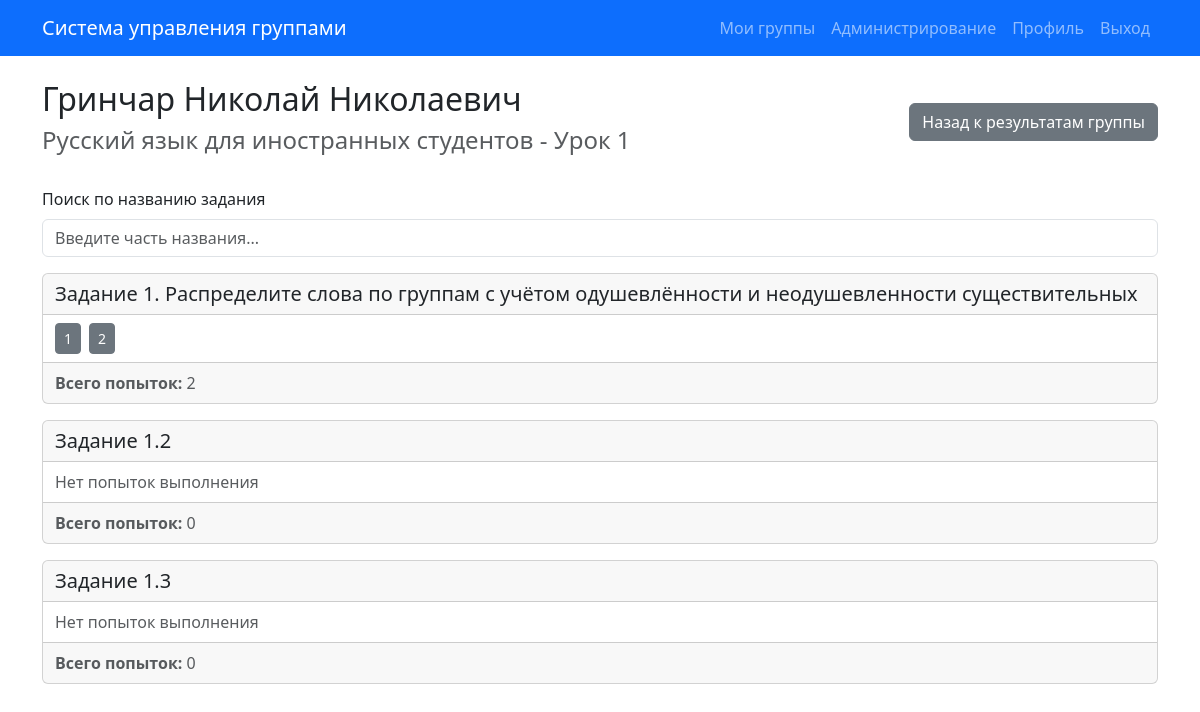
/student-lesson-results/1/1/ (signed in), run on an earlier commit of the app's database.
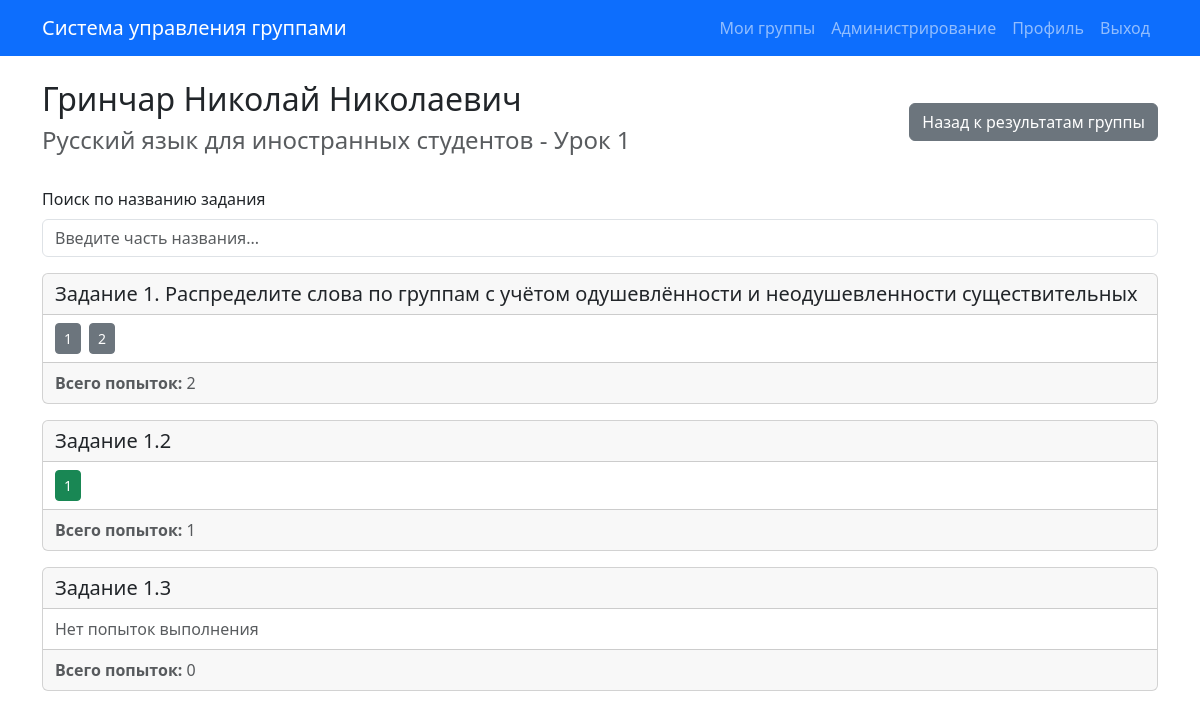
And on a later commit of the database.
### students/models.py (models this page shows)
class Student(models.Model):
    last_name = models.CharField(
        max_length=150,
        verbose_name='Фамилия'
    )
    first_name = models.CharField(
        max_length=150,
        verbose_name='Имя'
    )
    middle_name = models.CharField(
        max_length=150,
        verbose_name='Отчество',
        blank=True,
        null=True
    )
    code = models.CharField(
        max_length=50,
        unique=True,
        verbose_name='Код'
    )
    sid = models.CharField(
        max_length=100,
        unique=True,
        null=True,
        blank=True,
        verbose_name='ID во внешней системе',
    )
    group = models.ForeignKey(
        Group,
        on_delete=models.SET_NULL,
        null=True,
        blank=True,
        verbose_name='Группа',
        related_name='students'
    )
    class Meta:
        verbose_name = 'Студент'
        verbose_name_plural = 'Студенты'
        db_table = 'students_student'
        ordering = ['last_name', 'first_name']
    def __str__(self):
        parts = [self.last_name, self.first_name, self.middle_name]
        return ' '.join(filter(None, parts)) or self.code

### courses/models.py (models this page shows, shortened)
class Lesson(models.Model):
    name = models.CharField(
        max_length=200,
        verbose_name='Название'
    )
    course = models.ForeignKey(
        Course,
        on_delete=models.CASCADE,
        verbose_name='Курс',
        related_name='lessons'
    )
    position = models.PositiveIntegerField(
        default=0,
        verbose_name='Позиция'
    )
    class Meta:
        verbose_name = 'Урок'
        verbose_name_plural = 'Уроки'
        db_table = 'courses_lesson'
        ordering = ['course', 'position', 'name']
        unique_together = [['course', 'position']]

class Course(models.Model):
    name = models.CharField(
        max_length=200,
        verbose_name='Название'
    )
    class Meta:
        verbose_name = 'Курс'
        verbose_name_plural = 'Курсы'
        db_table = 'courses_course'
        ordering = ['name']

class Task(models.Model):
    name = models.CharField(
        max_length=200,
        verbose_name='Название'
    )
    code = models.CharField(
        max_length=100,
        verbose_name='Код',
        blank=True
    )
    lesson = models.ForeignKey(
        Lesson,
        on_delete=models.CASCADE,
        verbose_name='Урок',
        related_name='tasks'
    )
    position = models.PositiveIntegerField(
        default=0,
        verbose_name='Позиция'
    )
    class Meta:
        verbose_name = 'Задание'
        verbose_name_plural = 'Задания'
        db_table = 'courses_task'
        ordering = ['lesson', 'position', 'name']
        unique_together = [['lesson', 'position']]

class TaskAttempt(models.Model):
    student = models.ForeignKey(
        Student,
        on_delete=models.PROTECT,
        verbose_name='Студент',
        related_name='task_attempts'
    )
    task = models.ForeignKey(
        Task,
        on_delete=models.CASCADE,
        verbose_name='Задание',
        related_name='attempts'
    )
    datetime = models.DateTimeField(
        verbose_name='Дата и время попытки'
    )
    is_completed = models.BooleanField(
        default=False,
        verbose_name='Успешна ли попытка'
    )
    score = models.DecimalField(
        max_digits=10,
        decimal_places=2,
        null=True,
        blank=True,
        verbose_name='Баллы'
    )
    score_percent = models.DecimalField(
        max_digits=5,
        decimal_places=2,
        null=True,
        blank=True,
        verbose_name='Баллы (%)'
    )
    results = models.TextField(
        blank=True,
        verbose_name='Подробный результат'
    )
    class Meta:
        verbose_name = 'Попытка выполнения задания'
        verbose_name_plural = 'Попытки выполнения заданий'
        db_table = 'courses_task_attempt'
        ordering = ['-datetime', 'student']

### students/views.py (the view)
# urls.py: path('student-lesson-results/<int:student_id>/<int:lesson_id>/', views.StudentLessonResultsView.as_view(), name='student_lesson_results'),
class StudentLessonResultsView(LoginRequiredMixin, TemplateView):
    template_name = 'students/student_lesson_results.html'
    def get_context_data(self, **kwargs):
        context = super().get_context_data(**kwargs)
        user = self.request.user
        student_id = kwargs.get('student_id')
        lesson_id = kwargs.get('lesson_id')
        student = get_object_or_404(
            Student.objects.select_related('group', 'group__curator'),
            id=student_id
        )
        if not user.is_superuser and student.group.curator != user:
            from django.core.exceptions import PermissionDenied
            raise PermissionDenied("У вас нет доступа к результатам этого студента")
        lesson = get_object_or_404(
            Lesson.objects.select_related('course').prefetch_related('tasks'),
            id=lesson_id
        )
        all_attempts = TaskAttempt.objects.filter(
            student=student,
            task__lesson=lesson
        ).select_related('task').order_by('task__position', 'datetime')
        attempts_by_task = {}
        for attempt in all_attempts:
            task_id = attempt.task_id
            if task_id not in attempts_by_task:
                attempts_by_task[task_id] = []
            attempts_by_task[task_id].append(attempt)
        tasks_data = []
        for task in lesson.tasks.all().order_by('position', 'name'):
            attempts = attempts_by_task.get(task.id, [])
            numbered_attempts = []
            for idx, attempt in enumerate(attempts, start=1):
                numbered_attempts.append({
                    'number': idx,
                    'attempt': attempt
                })
            tasks_data.append({
                'task': task,
                'attempts': numbered_attempts
            })
        context['student'] = student
        context['lesson'] = lesson
        context['group'] = student.group
        context['tasks_data'] = tasks_data
        return context

### students/templates/students/student_lesson_results.html (shortened to what this page needs)
{% extends 'base.html' %}
{% block content %}
<div class="d-flex justify-content-between align-items-center mb-4">
    <div>
        <h2>{{ student }}</h2>
        <h4 class="text-muted">{{ lesson.course.name }} - {{ lesson.name }}</h4>
    </div>
    <a href="{% url 'students:group_results' group.id %}?course_id={{ lesson.course.id }}" class="btn btn-secondary">Назад к результатам группы</a>
</div>
<div class="mb-3">
    <label for="taskSearch" class="form-label">Поиск по названию задания</label>
    <input type="text" id="taskSearch" class="form-control" placeholder="Введите часть названия...">
</div>
{% if tasks_data %}
    <div class="row">
        {% for task_data in tasks_data %}
            <div class="col-12 mb-3 task-card-wrapper" data-task-name="{{ task_data.task.name|lower }}">
                <div class="card">
                    <div class="card-header">
                        <h5 class="mb-0">{{ task_data.task.name }}</h5>
                    </div>
                    <div class="card-body">
                        {% if task_data.attempts %}
                            <div class="d-flex flex-wrap gap-2">
                                {% for attempt_info in task_data.attempts %}
                                    <button
                                        type="button"
                                        class="btn btn-sm {% if attempt_info.attempt.is_completed %}btn-success{% else %}btn-secondary{% endif %}"
                                        data-bs-toggle="modal"
                                        data-bs-target="#attemptModal{{ attempt_info.attempt.id }}"
                                    >
                                        {{ attempt_info.number }}
                                    </button>
                                {% endfor %}
                            </div>
                        {% else %}
                            <p class="text-muted mb-0">Нет попыток выполнения</p>
                        {% endif %}
                    </div>
                    <div class="card-footer text-muted">
                        <strong>Всего попыток:</strong> {{ task_data.attempts|length }}
                    </div>
                </div>
            </div>
        {% endfor %}
    </div>
{% else %}
    <div class="alert alert-info">
        <h5>Задания не найдены</h5>
        <p class="mb-0">В уроке "{{ lesson.name }}" пока нет заданий.</p>
    </div>
{% endif %}
{% endblock %}

### students/templates/base.html (shortened to what this page needs)
<!DOCTYPE html>
<html lang="ru">
<head>
    <link href="https://cdn.jsdelivr.net/npm/bootstrap@5.3.0/dist/css/bootstrap.min.css" rel="stylesheet">
</head>
<body>
    <nav class="navbar navbar-expand-lg navbar-dark bg-primary">
        <div class="container">
            <a class="navbar-brand" href="{% url 'students:my_groups' %}">Система управления группами</a>
            <div class="collapse navbar-collapse" id="navbarNav">
                <ul class="navbar-nav ms-auto">
                    {% if user.is_authenticated %}
                        <li class="nav-item">
                            <a class="nav-link" href="{% url 'students:my_groups' %}">Мои группы</a>
                        </li>
                        {% if user.is_staff %}
                        <li class="nav-item">
                            <a class="nav-link" href="{% url 'users:admin_panel' %}">Администрирование</a>
                        </li>
                        {% endif %}
                        <li class="nav-item">
                            <a class="nav-link" href="{% url 'users:profile' %}">Профиль</a>
                        </li>
                        <li class="nav-item">
                            <a class="nav-link" href="#" onclick="document.getElementById('logout-form').submit(); return false;">Выход</a>
                        </li>
                    {% else %}
                        <li class="nav-item">
                            <a class="nav-link" href="{% url 'students:login' %}">Вход</a>
                        </li>
                    {% endif %}
                </ul>
            </div>
        </div>
    </nav>
    <main class="container mt-4">
        {% block content %}{% endblock %}
    </main>
</body>
</html>

### students/templates/students/student_lesson_results.html (style rules this page uses)
.card-header, .card-footer { padding: 0.5rem 0.75rem; }
.card-body { padding: 0.5rem 0.75rem; }

What changed in the data, as far as the page shows it:
shown differently, row unchanged: Task "Задание 1.2": attempts|length "0" → "1"; no longer shows "Нет попыток выполнения"
added TaskAttempt: number "1", is_completed True (drawn), shown under Task "Задание 1.2"
